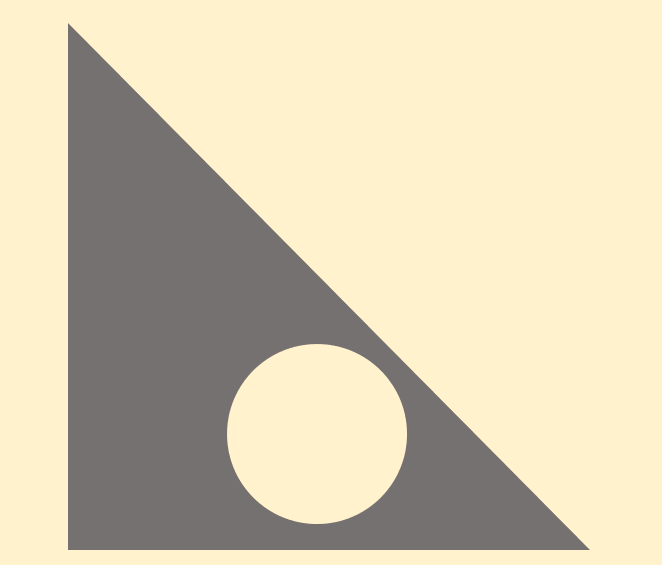
%> input picture HW2/HW2.bmp, 662 x 565 px
$ octave Problem_2b.m   (GNU Octave 9; MATLAB toolbox functions it lacks are replaced by stand-ins)
%> lines starting %> are read from the running program, lines starting %| are printed output that depends on the picture; in (x1, y1, x2, y2) boxes, pixels count from 0 and x2, y2 are one past the last pixel; in counts of white or black regions, pixels touching at a corner belong together; the program's own positions count from 1
%% Machine Vision Homework 2
% Problem 2 Part b
% Arthor: Xinyi Cai

%% Housekeeping
clc;
clear all;

%% Import the image and low level processing
img = imread('HW2.bmp');
%> img is the input picture: size 565x662x3 uint8; mean R, G, B 213.9, 203.3, 176.7
img_gray = rgb2gray(img);
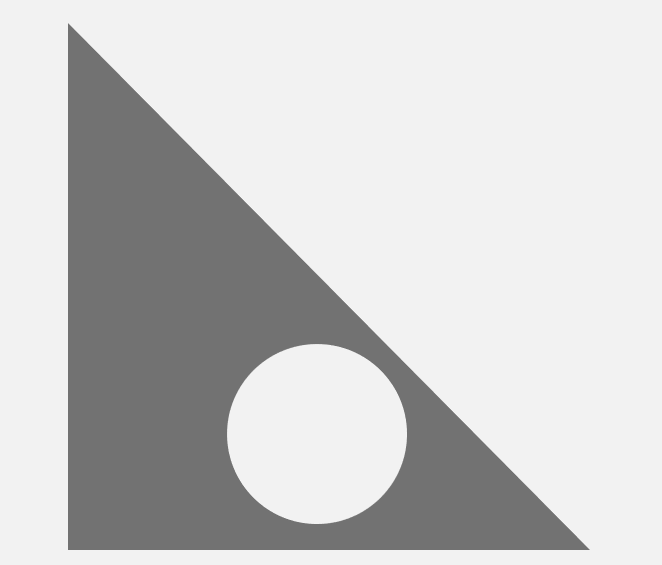
%> img_gray: size 565x662 uint8; min 114, max 242, mean 203.6
img_BW = imbinarize(img_gray);
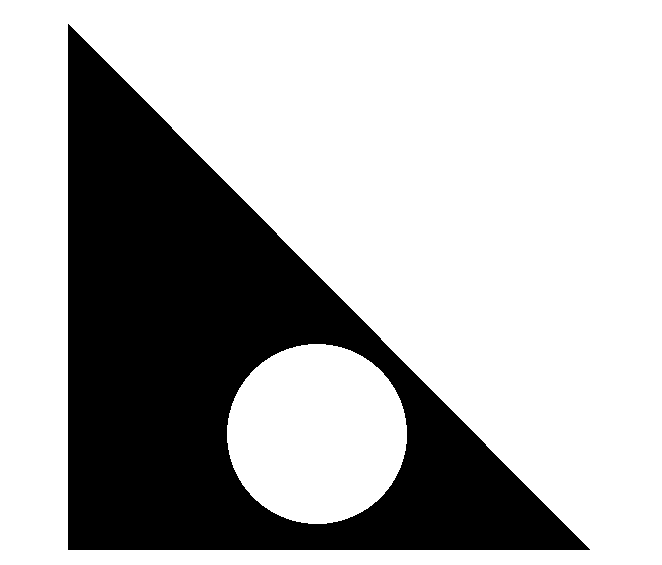
%> img_BW: size 565x662 logical; 70% white; 1 black region, box (x1, y1, x2, y2) and area: (68, 24, 590, 550) 112105
img_BW = imcomplement(img_BW);
img_edge = edge(img_BW);
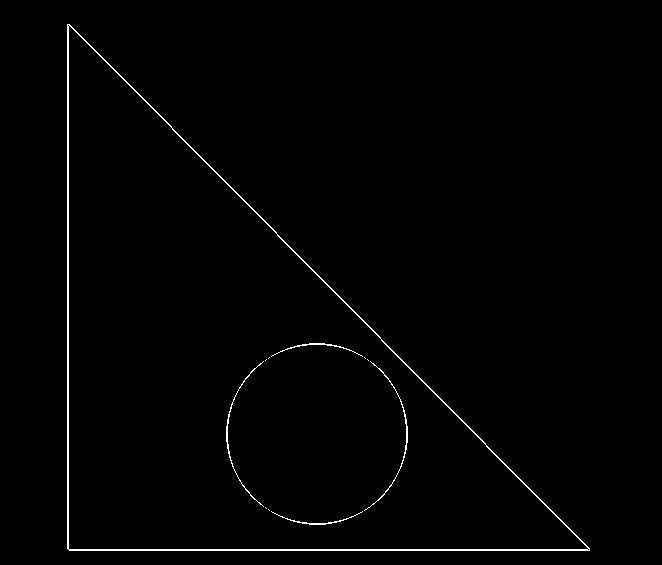
%> img_edge: size 565x662 logical; 1% white in thin lines or dots, all inside (x1, y1, x2, y2) = (67, 24, 590, 551)
B = bwboundaries(img_BW, 'holes');
%> B = 2 boundaries; box (x1, y1, x2, y2) and points: (68, 24, 590, 550) 1572, (227, 344, 407, 524) 509
B = B{1};
%> B = 1572 rows, first 12: [25 69; 26 70; 27 71; 28 72; 29 73; 30 74; 31 75; 32 76; 33 77; 34 78; 35 79; 36 80]
x0 = B(:, 2);
%> x0 = 1572 values, max 590 at index 526, min 69 at index 1, mean 242.3
y0 = B(:, 1);
%> y0 = 1572 values, max 550 at index 526, min 25 at index 1, mean 374.3

%% Calculate the curvature
gaus_fun = @(s, sigma) 1/(sigma*sqrt(2*pi))*exp(-s.^2/(2*sigma.^2));

sigma = 4;
s = -1000:1:1000;
gaus = gaus_fun(s, sigma);

X_convd = conv([x0; x0; x0], gaus, 'same');
%> X_convd = 4716 values, max 586.8 at index 526, min 37.94 at index 4716, mean 242.3
Y_convd = conv([y0; y0; y0], gaus, 'same');
%> Y_convd = 4716 values, max 550 at index 555, min 15.33 at index 4716, mean 374.3

n = length(x0);
%> n = 1572
X = X_convd(n:2*n+5);
%> X = 1578 values, max 586.8 at index 527, min 69 at index 1079, mean 241.7
Y = Y_convd(n:2*n+5);
%> Y = 1578 values, max 550 at index 556, min 27.72 at index 1, mean 373

for i = 1:length(X)-1
    X_dot(i, 1) = X(i+1) - X(i);
    Y_dot(i, 1) = Y(i+1) - Y(i);
end
%> after the loop, X_dot = 1577 values, max 1 at index 487, min -1 at index 563, mean 0.00202; Y_dot = 1577 values, max 1 at index 488, min -1 at index 1245, mean 0.00114

for i = 1:length(X_dot)-1
    X_ddot(i, 1) = X_dot(i+1) - X_dot(i);
    Y_ddot(i, 1) = X_dot(i+1) - X_dot(i);
end
%> after the loop, X_ddot = 1576 values, max 0.0997 at index 1, min -0.199 at index 526, mean 0.000228; Y_ddot has the same summary as X_ddot

for i = 1:length(X_ddot)
    K(i, :) = X_dot(i)*Y_ddot(i)-Y_dot(i)*X_ddot(i);
end
%> after the loop, K = 1576 values, max 0.114 at index 528, min -0.0467 at index 1044, mean 0.000911

%% Plot the K-S diagram and find the peaks and valleys
K_smoothed = smooth(K, 10, 'moving');
%> K_smoothed = 1576 values, max 0.0858 at index 528, min -0.0302 at index 1043, mean 0.000912

%> (the run ends here)
